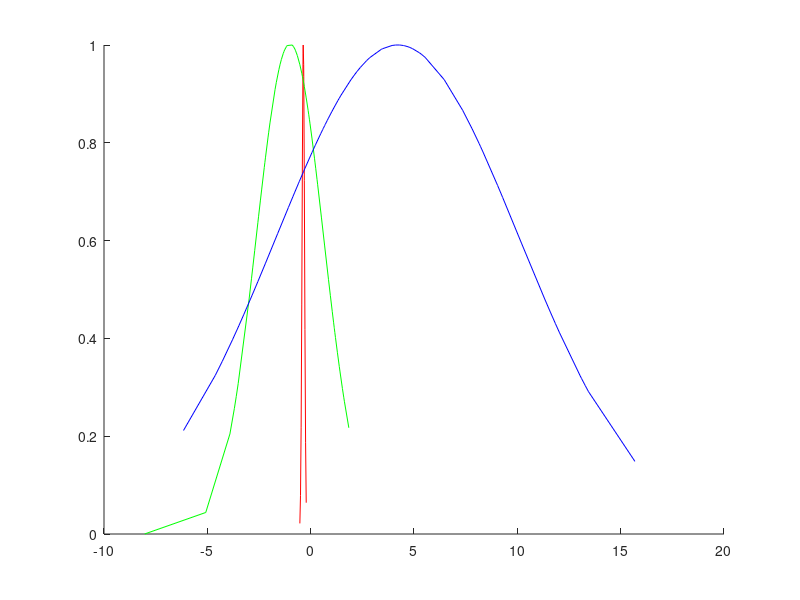

Write the MATLAB code that produced this figure.
close all
x1=[-0.36919156
-0.36919156
-0.4307235
-0.27689368
-0.33842558
-0.33842558
-0.33842558
-0.46148944
-0.27689368
-0.36919156
-0.4307235
-0.33842558
-0.33842558
-0.33842558
-0.27689368
-0.33842558
-0.30765963
-0.30765963
-0.30765963
-0.333842558
-0.36191956
-0.46148944
-0.30765963
-0.27689368
-0.36919156
-0.30765963
-0.30765963
-0.33842558
-0.49225542
-0.36919156
-0.30765963
-0.33842558
-0.39995754
-0.36919156
-0.27689368
-0.33842558
-0.27689368
-0.4307235
-0.36919156
-0.33842558
-0.33842558
-0.33842558
-0.33842558
-0.30765963
-0.27689368
-0.30765963
-0.4307235
-0.30765963
-0.30765963
-0.4307235
-0.33842558
-0.46148944
-0.4307235
-0.39995754
-0.21536174
-0.46148944
-0.27689368
-0.39995754
-0.30765963
-0.46148944
-0.39995754
-0.33842558
-0.36919156
-0.39995754
-0.36919156
-0.39995754
-0.30765963
-0.39995754
-0.52302134
-0.36919156
-0.33842558
-0.36919156
-0.33842558
-0.46148944
-0.30765963
-0.46148944
-0.27689368
-0.27689368
-0.36919156
-0.36919156
-0.27689368
-0.4307235
-0.4307235
-0.36919156
-0.36919156
-0.33842558
-0.46148944
-0.33842558
-0.30765963
-0.33842558
-0.36919156
-0.24612771
-0.30765963
-0.46148944
-0.33842558
-0.39995754
-0.30765963
-0.33842558
-0.36919156
-0.33842558]
x1=sort(x1,'ascend')
p1=normpdf(x1,-0.356458962,0.060136971)
W1=max(p1);
p1=p1/W1;

x2=[-1.4152343
-2.7074046
-2.553575
-0.76914907
-1.4767662
-2.9842982
-0.123063855
-0.061531927
-1.1383406
-1.9690217
-2.0305533
-1.29217047
-0.39995754
0.24612771
0.18459578
0.676851
-0.76914907
-0.6460852
-0.36919156
-0.09229789
1.1383406
1.143406
1.1691066
-0.30765963
-1.4767662
-2.861234
-3.507317
-2.7997026
-2.5228088
-2.1843834
-2.1843834
-2.430511
-2.707464
-2.707464
-2.0613196
-1.1691066
-0.7383831
1.0460427
1.536598
1.8459578
1.3844683
-1.2614044
-1.2614044
-1.6613622
-1.3229364
-0.27689368
0.24612771
0.52302134
1.1075747
1.4152343
1.1998726
-0.030765964
-0.21536174
0.33842558
-0.8306811
-5.076384
-8.029917
-3.599618
-0.52302134
0.861447
-0.18459578
-0.18459578
-2.553575
-3.907227
-3.69115
-0.52302134
-0.39995754
-1.72289
-1.3229364
-0.30765963
-0.4307235
-1.5382981
-2.0613196
-0.3995754
0.0615131
0.30765963
0.207689368
-0.5230134
-0.8306811
-0.76914907
-0.33842558
0.30765963
0.9537449
1.5998302
1.6305959
0.27689368
-1.4152343
-2.368979
-2.430511
-2.2459152
-2.2151494
-2.2151494
-2.5843408
-2.8612347
-2.7381706
-2.2459152
-2.2459152
-0.89221287
-0.30765963
1.2921704]
x2=sort(x2,'ascend')
p2=normpdf(x2,-1.00300271,1.629297741)
W2=max(p2);
p2=p2/W2;

x3=[-2.553575
-2.553575
-3.230426
-3.476554
-3.5688515
-2.1843834
-0.861447
-0.27689368
-1.5998302
-1.0460427
3.415022
9.045193
13.444725
12.029491
8.214512
4.7071924
3.9380434
4.922554
5.2609797
4.768724
4.7071924
4.122639
4.122639
4.122639
0.861447
0.67685115
1.3844683
2.8612347
3.476554
4.5533624
6.460852
9.291321
13.044767
15.69064
15.69064
15.69064
15.69064
11.598768
7.353065
4.2764688
2.2459152
1.4767662
0.5845533
0.21536174
0.24612771
0.49225542
0.70761716
1.1691066
1.3844683
1.1691066
0.24612771
-0.55378735
-2.8304687
-4.2764688
-4.2764688
-3.476554
0.123063855
4.368767
8.15298
8.337576
10.2143
10.2143
11.321875
7.8145547
7.8145547
4.307235
4.4918303
3.445788
2.1536174
1.0152767
0.7999151
1.9382558
2.3997452
5.5378733
13.1063
15.69064
15.69064
15.69064
15.69064
15.69064
15.69064
13.290897
11.844896
9.199022
5.3532777
2.7074046
1.3229364
0.61531923
-0.30765963
-0.76914907
-0.5845533
-0.5845533
0.09229789
0.061531927
-1.0768087
-3.7842133
-6.1531925
-4.6148944
-0.33842558
4.091873]
x3=sort(x3,'ascend')
p3=normpdf(x3,4.206629991,5.879356537)
W3=max(p3);
p3=p3/W3;
hold all
plot(x1,p1,'r')
plot(x2,p2,'g')
plot(x3,p3,'b')